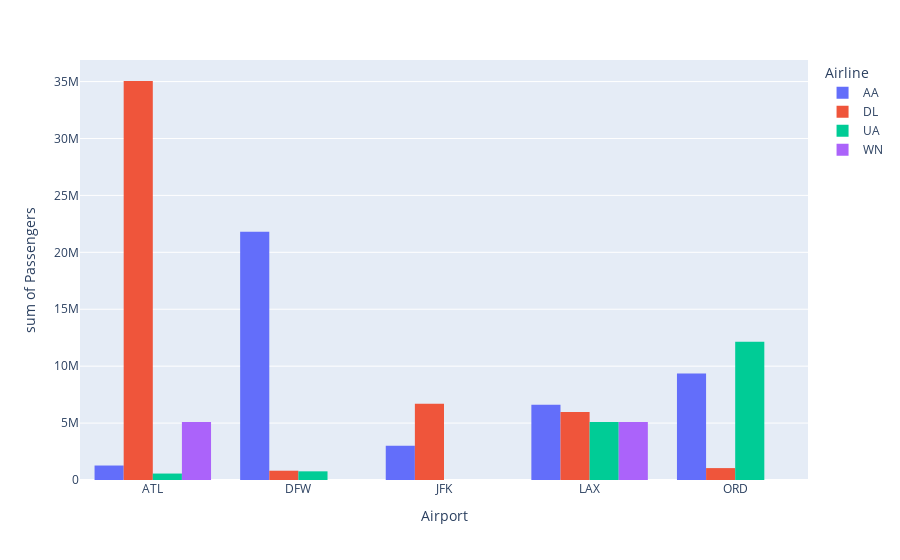

Notebook code cell kept with this figure:
### Code cell
# Group/color example:
px.histogram(df_t5_t4_2018_pivot, x = 'Airport', y = 'Passengers', color = 'Airline', barmode = 'group')

### Figure 1 — Plotly figure (JSON) as saved in the notebook; plotly's stock layout.template omitted (floating-point values rounded to 4 significant figures)
{"data": [{"alignmentgroup": "True", "bingroup": "x", "histfunc": "sum", "hovertemplate": "Airline=AA<br>Airport=%{x}<br>sum of Passengers=%{y}<extra></extra>", "legendgroup": "AA", "marker": {"color": "#636efa", "pattern": {"shape": ""}}, "name": "AA", "offsetgroup": "AA", "orientation": "v", "showlegend": true, "type": "histogram", "x": ["ATL", "ATL", "DFW", "DFW", "JFK", "JFK", "LAX", "LAX", "ORD", "ORD"], "xaxis": "x", "y": [1271729, 399, 19283327, 2530917, 2040369, 967172, 5755386, 859597, 8621345, 743393], "yaxis": "y"}, {"alignmentgroup": "True", "bingroup": "x", "histfunc": "sum", "hovertemplate": "Airline=DL<br>Airport=%{x}<br>sum of Passengers=%{y}<extra></extra>", "legendgroup": "DL", "marker": {"color": "#EF553B", "pattern": {"shape": ""}}, "name": "DL", "offsetgroup": "DL", "orientation": "v", "showlegend": true, "type": "histogram", "x": ["ATL", "ATL", "DFW", "DFW", "JFK", "JFK", "LAX", "LAX", "ORD", "ORD"], "xaxis": "x", "y": [30464398, 4585330, 815244, 13, 4311106, 2392013, 5277140, 685295, 1045269, 47], "yaxis": "y"}, {"alignmentgroup": "True", "bingroup": "x", "histfunc": "sum", "hovertemplate": "Airline=UA<br>Airport=%{x}<br>sum of Passengers=%{y}<extra></extra>", "legendgroup": "UA", "marker": {"color": "#00cc96", "pattern": {"shape": ""}}, "name": "UA", "offsetgroup": "UA", "orientation": "v", "showlegend": true, "type": "histogram", "x": ["ATL", "DFW", "DFW", "JFK", "LAX", "LAX", "ORD", "ORD"], "xaxis": "x", "y": [566751, 761181, 604, 215, 4580527, 521675, 10421303, 1732680], "yaxis": "y"}, {"alignmentgroup": "True", "bingroup": "x", "histfunc": "sum", "hovertemplate": "Airline=WN<br>Airport=%{x}<br>sum of Passengers=%{y}<extra></extra>", "legendgroup": "WN", "marker": {"color": "#ab63fa", "pattern": {"shape": ""}}, "name": "WN", "offsetgroup": "WN", "orientation": "v", "showlegend": true, "type": "histogram", "x": ["ATL", "ATL", "DFW", "LAX", "LAX", "ORD"], "xaxis": "x", "y": [5003515, 89823, 234, 4974955, 125155, 129], "yaxis": "y"}], "layout": {"barmode": "group", "legend": {"title": {"text": "Airline"}, "tracegroupgap": 0}, "margin": {"t": 60}, "xaxis": {"anchor": "y", "domain": [0, 1], "title": {"text": "Airport"}}, "yaxis": {"anchor": "x", "domain": [0, 1], "title": {"text": "sum of Passengers"}}}}
